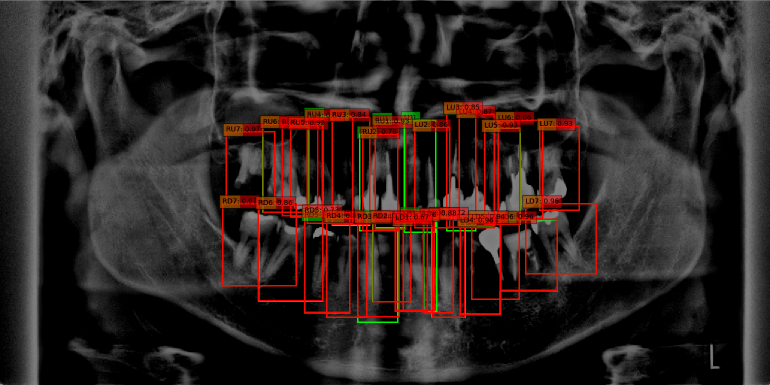
#> input picture Iter_temp.png, 1539 x 770 px (shown at 1/2 size)
$ python -i img_process.py   (imports and definitions only)
#> lines starting #> are read from the running program, lines starting #| are printed output that depends on the picture
from torchvision import transforms
import cv2
import numpy as np
from torchvision.transforms import functional as F


# [15 lines left out: functions intersect, jaccard_numpy, not called in this run]


class Compose(object):
    """Composes several augmentations together.
    Args:
        transforms (List[Transform]): list of transforms to compose.
    Example:
        >>> augmentations.Compose([
        >>>     transforms.CenterCrop(10),
        >>>     transforms.ToTensor(),
        >>> ])
    """

    def __init__(self, transforms):
        self.transforms = transforms

    # [4 lines left out: function __call__, not called in this run]


class SubtractMeans(object):
    def __init__(self, mean):
        self.mean = np.array(mean, dtype=np.float32)

    # [4 lines left out: function __call__, not called in this run]


class Resize(object):
    # [9 lines left out: function __call__, not called in this run]


class Normalize:
    def __init__(self, mean, std):
        self.mean = mean
        self.std = std

    # [4 lines left out: function __call__, not called in this run]


class CLAHE(object):
    def __call__(self, image, boxes=None):
        clahe = cv2.createCLAHE(clipLimit=3.0, tileGridSize=(16, 16))
        lab = cv2.cvtColor(image, cv2.COLOR_BGR2LAB)
        lab_planes = cv2.split(lab)
        lab_planes[0] = clahe.apply(lab_planes[0])
        lab = cv2.merge(lab_planes)
        image = cv2.cvtColor(lab, cv2.COLOR_LAB2BGR)
        return image, boxes


class PreProcess(object):
    # [7 lines left out: function __init__, not called in this run]

    def __call__(self, img, boxes):
        return self.augment(img, boxes)

>>> import cv2
>>> picture = cv2.imread('Iter_temp.png', cv2.IMREAD_GRAYSCALE)
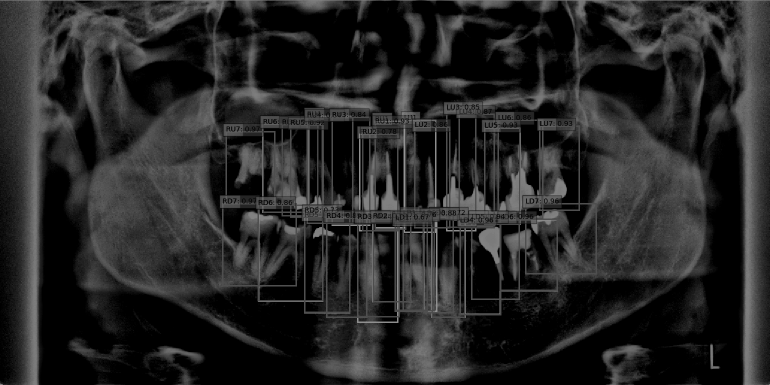
#> picture: shape (770, 1539) (shown at 1/2 size); min 0, max 149, mean 37.2
#> (the run stopped early here; a loop or call above may not have finished)
